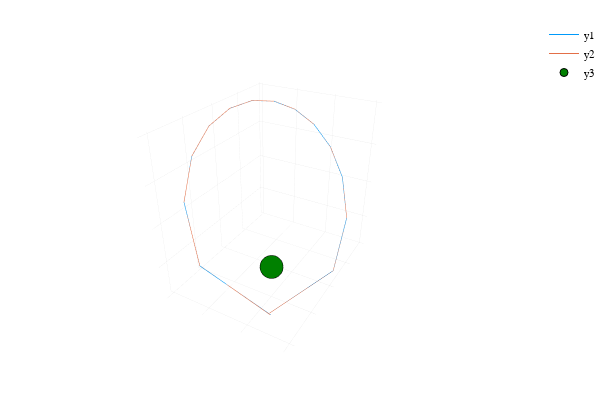

This figure's notebook cell:
### Code cell
(t_sun,x_sun) = readEphemData("sun_ephem.csv");
(t_moon,x_moon) = readEphemData("moon_ephem.csv");

t_ephem = t_sun;
x_ephem = [x_sun[1:3,:]/1000; x_moon[1:3,:]/1000]; #put distance in 1000*km

xi1 = interpolate((t_ephem,), x_ephem[1,:], Gridded(Linear()));
xi2 = interpolate((t_ephem,), x_ephem[2,:], Gridded(Linear()));
xi3 = interpolate((t_ephem,), x_ephem[3,:], Gridded(Linear()));
xi4 = interpolate((t_ephem,), x_ephem[4,:], Gridded(Linear()));
xi5 = interpolate((t_ephem,), x_ephem[5,:], Gridded(Linear()));
xi6 = interpolate((t_ephem,), x_ephem[6,:], Gridded(Linear()));

xinterp = (xi1, xi2, xi3, xi4, xi5, xi6);

#Hub Initial Conditions
# 25 Jan 2024 22:30:25.520
a = 243729.554542; #km
e = 0.598335;
i = 51.975*(pi/180);
RAAN = 61.110*(pi/180);
argp = 247.345*(pi/180);
nu = 0.0; #true anomaly
p = a*(1-e*e); #semilatus rectum

#Convert to ECI state vector
(r0,v0) = coe2rv(p,e,i,RAAN,argp,nu);

#Convert units to 1000*km and days
x0hub = [r0/1000; v0*(24*60*60/1000)];
t0 = 25 + 22/24 + 30/(24*60) + 25.52/(24*60*60);

dt = 24/24; #once every 24 hours
t_samp = t0:dt:(t0+14);

Nx = 6;
N = length(t_samp);

x0node = diagm(ones(Nx)+[1e-4*randn(3); 1e-5*randn(3)])*x0hub;

using DifferentialEquations
hub_prob = ODEProblem(dynamics,x0hub,(t_samp[1], t_samp[end]),xinterp);
hub_soln = solve(hub_prob,Tsit5(),reltol=1e-9,abstol=1e-9,saveat=dt);
node_prob = ODEProblem(dynamics,x0node,(t_samp[1], t_samp[end]),xinterp);
node_soln = solve(node_prob,Tsit5(),reltol=1e-9,abstol=1e-9,saveat=dt);

using Plots
plotly();
plot(hub_soln[1,:],hub_soln[2,:],hub_soln[3,:],xshowaxis=false,yshowaxis=false,zshowaxis=false);
plot!(node_soln[1,:],node_soln[2,:],node_soln[3,:],xshowaxis=false,yshowaxis=false,zshowaxis=false);
scatter!([0.0],[0.0],[0.0],mcolor=:green)

### Figure 1 — Plotly figure (JSON) as saved in the notebook; plotly's stock layout.template omitted (floating-point values rounded to 4 significant figures)
{"data": [{"colorbar": {"title": ""}, "hoverinfo": "text", "legendgroup": "y1", "line": {"color": "rgba(0, 154, 250, 1.000)", "dash": "solid", "shape": "linear", "width": 1}, "mode": "lines", "name": "y1", "showlegend": true, "text": [null, null, null, null, null, null, null, null, null, null, null, null, null, null, null], "type": "scatter3d", "x": [30.51, 102.3, 86.68, 47.51, 1.818, -44.46, -88.35, -127.8, -161.1, -186.0, -199.6, -197.4, -171.1, -102.2, 33.79], "xaxis": "x1", "y": [-59.9, 109.5, 214.3, 267.4, 288.4, 286.7, 267.6, 234.5, 189.7, 134.9, 72.19, 4.049, -63.76, -112.5, -59.96], "yaxis": "y1", "z": [-71.17, -46.88, 35.15, 111.5, 175.1, 225.1, 261.6, 284.2, 292.5, 285.4, 260.7, 215.4, 144.1, 38.97, -74.27]}, {"colorbar": {"title": ""}, "hoverinfo": "text", "legendgroup": "y2", "line": {"color": "rgba(227, 111, 71, 1.000)", "dash": "solid", "shape": "linear", "width": 1}, "mode": "lines", "name": "y2", "showlegend": true, "text": [null, null, null, null, null, null, null, null, null, null, null, null, null, null, null], "type": "scatter3d", "x": [30.51, 102.3, 86.72, 47.57, 1.891, -44.37, -88.27, -127.8, -161.0, -185.9, -199.6, -197.5, -171.3, -102.7, 33.13], "xaxis": "x1", "y": [-59.9, 109.5, 214.3, 267.4, 288.4, 286.7, 267.7, 234.7, 189.9, 135.2, 72.46, 4.341, -63.48, -112.4, -60.65], "yaxis": "y1", "z": [-71.18, -46.89, 35.13, 111.5, 175.1, 225.1, 261.6, 284.3, 292.6, 285.5, 260.9, 215.7, 144.5, 39.53, -74.0]}, {"colorbar": {"title": ""}, "hoverinfo": "text", "legendgroup": "y3", "marker": {"color": "rgba(0, 128, 0, 1.000)", "line": {"color": "rgba(0, 0, 0, 1.000)", "width": 1}, "size": 8, "symbol": "circle"}, "mode": "markers", "name": "y3", "showlegend": true, "text": [null], "type": "scatter3d", "x": [0], "xaxis": "x1", "y": [0], "yaxis": "y1", "z": [0]}], "layout": {"annotations": [], "height": 400, "legend": {"bgcolor": "rgba(255, 255, 255, 1.000)", "bordercolor": "rgba(0, 0, 0, 1.000)", "font": {"color": "rgba(0, 0, 0, 1.000)", "family": "sans-serif", "size": 11}, "tracegroupgap": 0, "x": 1, "y": 1}, "margin": {"b": 20, "l": 0, "r": 0, "t": 20}, "paper_bgcolor": "rgba(255, 255, 255, 1.000)", "plot_bgcolor": "rgba(255, 255, 255, 1.000)", "scene": {"camera": {"eye": {"x": 1.126, "y": -1.95, "z": 1.3}}, "xaxis": {"anchor": "y1", "domain": [0.06582, 0.9934], "gridcolor": "rgba(0, 0, 0, 0.100)", "gridwidth": 0.5, "linecolor": "rgba(0, 0, 0, 1.000)", "mirror": false, "range": [-208.7, 111.4], "showgrid": true, "showline": false, "showticklabels": false, "tickangle": 0, "tickcolor": "rgba(0, 0, 0, 0.000)", "tickfont": {"color": "rgba(0, 0, 0, 1.000)", "family": "sans-serif", "size": 11}, "tickmode": "array", "ticks": "inside", "ticktext": ["-200", "-100", "0", "100"], "tickvals": [-200, -100, 0, 100], "title": "", "titlefont": {"color": "rgba(0, 0, 0, 1.000)", "family": "sans-serif", "size": 15}, "type": "-", "visible": true, "zeroline": false, "zerolinecolor": "rgba(0, 0, 0, 1.000)"}, "yaxis": {"anchor": "x1", "domain": [0.03762, 0.9902], "gridcolor": "rgba(0, 0, 0, 0.100)", "gridwidth": 0.5, "linecolor": "rgba(0, 0, 0, 1.000)", "mirror": false, "range": [-124.6, 300.4], "showgrid": true, "showline": false, "showticklabels": false, "tickangle": 0, "tickcolor": "rgba(0, 0, 0, 0.000)", "tickfont": {"color": "rgba(0, 0, 0, 1.000)", "family": "sans-serif", "size": 11}, "tickmode": "array", "ticks": "inside", "ticktext": ["-100", "0", "100", "200", "300"], "tickvals": [-100, 0, 100, 200, 300], "title": "", "titlefont": {"color": "rgba(0, 0, 0, 1.000)", "family": "sans-serif", "size": 15}, "type": "-", "visible": true, "zeroline": false, "zerolinecolor": "rgba(0, 0, 0, 1.000)"}, "zaxis": {"gridcolor": "rgba(0, 0, 0, 0.100)", "gridwidth": 0.5, "linecolor": "rgba(0, 0, 0, 1.000)", "mirror": false, "range": [-85.27, 303.6], "showgrid": true, "showline": false, "showticklabels": false, "tickangle": 0, "tickcolor": "rgba(0, 0, 0, 0.000)", "tickfont": {"color": "rgba(0, 0, 0, 1.000)", "family": "sans-serif", "size": 11}, "tickmode": "array", "ticks": "inside", "ticktext": ["0", "100", "200", "300"], "tickvals": [0, 100, 200, 300], "title": "", "titlefont": {"color": "rgba(0, 0, 0, 1.000)", "family": "sans-serif", "size": 15}, "type": "-", "visible": true, "zeroline": false, "zerolinecolor": "rgba(0, 0, 0, 1.000)"}}, "showlegend": true, "width": 600}}
